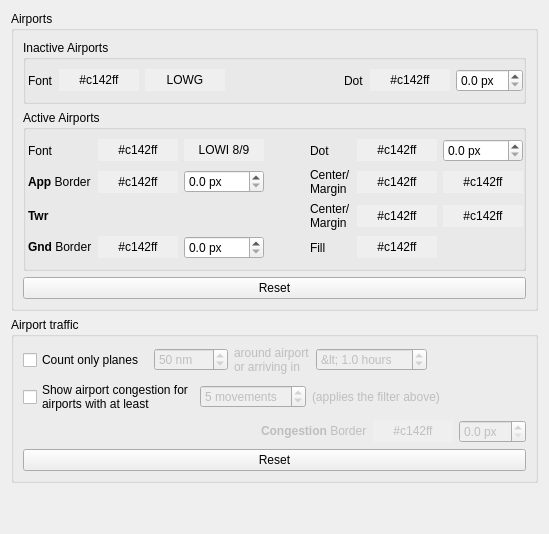
     <widget class="QWidget" name="display2Tab">
      <attribute name="title">
       <string>Display (Activity 1)</string>
      </attribute>
      <layout class="QVBoxLayout" name="verticalLayout_9">
       <item>
        <widget class="QGroupBox" name="groupBoxAirports">
         <property name="title">
          <string>Airports</string>
         </property>
         <layout class="QVBoxLayout" name="verticalLayout_5">
          <item>
           <widget class="QGroupBox" name="groupBox">
            <property name="title">
             <string>Inactive Airports</string>
            </property>
            <layout class="QGridLayout" name="gridLayout_11">
             <property name="leftMargin">
              <number>2</number>
             </property>
             <property name="rightMargin">
              <number>0</number>
             </property>
             <item row="0" column="0">
              <widget class="QLabel" name="label_52">
               <property name="text">
                <string>Font</string>
               </property>
               <property name="buddy">
                <cstring>pbInactAirportFontColor</cstring>
               </property>
              </widget>
             </item>
             <item row="0" column="1">
              <widget class="QPushButton" name="pbInactAirportFontColor">
               <property name="autoFillBackground">
                <bool>true</bool>
               </property>
               <property name="text">
                <string>#c142ff</string>
               </property>
               <property name="flat">
                <bool>true</bool>
               </property>
              </widget>
             </item>
             <item row="0" column="2">
              <widget class="QPushButton" name="pbInactAirportFont">
               <property name="autoFillBackground">
                <bool>true</bool>
               </property>
               <property name="text">
                <string>LOWG</string>
               </property>
               <property name="flat">
                <bool>true</bool>
               </property>
              </widget>
             </item>
             <item row="0" column="3">
              <spacer name="horizontalSpacer_5">
               <property name="orientation">
                <enum>Qt::Horizontal</enum>
               </property>
               <property name="sizeHint" stdset="0">
                <size>
                 <width>40</width>
                 <height>20</height>
                </size>
               </property>
              </spacer>
             </item>
             <item row="0" column="4">
              <widget class="QLabel" name="label_55">
               <property name="text">
                <string>Dot</string>
               </property>
               <property name="buddy">
                <cstring>pbInactAirportDotColor</cstring>
               </property>
              </widget>
             </item>
             <item row="0" column="5">
              <widget class="QPushButton" name="pbInactAirportDotColor">
               <property name="autoFillBackground">
                <bool>true</bool>
               </property>
               <property name="text">
                <string>#c142ff</string>
               </property>
               <property name="flat">
                <bool>true</bool>
               </property>
              </widget>
             </item>
             <item row="0" column="6">
              <widget class="QDoubleSpinBox" name="sbInactAirportDotSize">
               <property name="suffix">
                <string> px</string>
               </property>
               <property name="decimals">
                <number>1</number>
               </property>
               <property name="maximum">
                <double>10.000000000000000</double>
               </property>
               <property name="singleStep">
                <double>0.100000000000000</double>
               </property>
              </widget>
             </item>
            </layout>
           </widget>
          </item>
          <item>
           <widget class="QGroupBox" name="groupBox_2">
            <property name="title">
             <string>Active Airports</string>
            </property>
            <layout class="QGridLayout" name="gridLayout_12">
             <property name="leftMargin">
              <number>2</number>
             </property>
             <property name="rightMargin">
              <number>0</number>
             </property>
             <item row="0" column="0">
              <widget class="QLabel" name="label_19">
               <property name="text">
                <string>Font</string>
               </property>
               <property name="buddy">
                <cstring>pbAirportFontColor</cstring>
               </property>
              </widget>
             </item>
             <item row="0" column="1">
              <widget class="QPushButton" name="pbAirportFontColor">
               <property name="autoFillBackground">
                <bool>true</bool>
               </property>
               <property name="text">
                <string>#c142ff</string>
               </property>
               <property name="flat">
                <bool>true</bool>
               </property>
              </widget>
             </item>
             <item row="0" column="2">
              <widget class="QPushButton" name="pbAirportFont">
               <property name="autoFillBackground">
                <bool>true</bool>
               </property>
               <property name="text">
                <string>LOWI 8/9</string>
               </property>
               <property name="flat">
                <bool>true</bool>
               </property>
              </widget>
             </item>
             <item row="2" column="0">
              <widget class="QLabel" name="label_21">
               <property name="text">
                <string>&lt;b&gt;App&lt;/b&gt; Border</string>
               </property>
               <property name="textFormat">
                <enum>Qt::RichText</enum>
               </property>
               <property name="buddy">
                <cstring>pbAppBorderLineColor</cstring>
               </property>
              </widget>
             </item>
             <item row="2" column="1">
              <widget class="QPushButton" name="pbAppBorderLineColor">
               <property name="autoFillBackground">
                <bool>true</bool>
               </property>
               <property name="text">
                <string>#c142ff</string>
               </property>
               <property name="flat">
                <bool>true</bool>
               </property>
              </widget>
             </item>
             <item row="2" column="2">
              <widget class="QDoubleSpinBox" name="sbAppBorderLineStrength">
               <property name="suffix">
                <string> px</string>
               </property>
               <property name="decimals">
                <number>1</number>
               </property>
               <property name="maximum">
                <double>10.000000000000000</double>
               </property>
               <property name="singleStep">
                <double>0.100000000000000</double>
               </property>
              </widget>
             </item>
             <item row="3" column="0">
              <widget class="QLabel" name="label_25">
               <property name="text">
                <string>&lt;b&gt;Twr&lt;/b&gt;</string>
               </property>
               <property name="textFormat">
                <enum>Qt::RichText</enum>
               </property>
              </widget>
             </item>
             <item row="4" column="0">
              <widget class="QLabel" name="label_27">
               <property name="text">
                <string>&lt;b&gt;Gnd&lt;/b&gt; Border</string>
               </property>
               <property name="textFormat">
                <enum>Qt::RichText</enum>
               </property>
               <property name="buddy">
                <cstring>pbGndBorderLineColor</cstring>
               </property>
              </widget>
             </item>
             <item row="4" column="1">
              <widget class="QPushButton" name="pbGndBorderLineColor">
               <property name="autoFillBackground">
                <bool>true</bool>
               </property>
               <property name="text">
                <string>#c142ff</string>
               </property>
               <property name="flat">
                <bool>true</bool>
               </property>
              </widget>
             </item>
             <item row="4" column="2">
              <widget class="QDoubleSpinBox" name="sbGndBorderLineStrength">
               <property name="suffix">
                <string> px</string>
               </property>
               <property name="decimals">
                <number>1</number>
               </property>
               <property name="maximum">
                <double>10.000000000000000</double>
               </property>
               <property name="singleStep">
                <double>0.100000000000000</double>
               </property>
               <property name="value">
                <double>0.000000000000000</double>
               </property>
              </widget>
             </item>
             <item row="0" column="4">
              <widget class="QLabel" name="label_38">
               <property name="text">
                <string>Dot</string>
               </property>
               <property name="buddy">
                <cstring>pbAirportDotColor</cstring>
               </property>
              </widget>
             </item>
             <item row="0" column="5">
              <widget class="QPushButton" name="pbAirportDotColor">
               <property name="autoFillBackground">
                <bool>true</bool>
               </property>
               <property name="text">
                <string>#c142ff</string>
               </property>
               <property name="flat">
                <bool>true</bool>
               </property>
              </widget>
             </item>
             <item row="0" column="6">
              <widget class="QDoubleSpinBox" name="sbAirportDotSize">
               <property name="suffix">
                <string> px</string>
               </property>
               <property name="decimals">
                <number>1</number>
               </property>
               <property name="maximum">
                <double>10.000000000000000</double>
               </property>
               <property name="singleStep">
                <double>0.100000000000000</double>
               </property>
              </widget>
             </item>
             <item row="0" column="3">
              <spacer name="horizontalSpacer_8">
               <property name="orientation">
                <enum>Qt::Horizontal</enum>
               </property>
               <property name="sizeHint" stdset="0">
                <size>
                 <width>40</width>
                 <height>20</height>
                </size>
               </property>
              </spacer>
             </item>
             <item row="3" column="4">
              <widget class="QLabel" name="label_11">
               <property name="text">
                <string>Center/
Margin</string>
               </property>
               <property name="buddy">
                <cstring>pbTwrColorCenter</cstring>
               </property>
              </widget>
             </item>
             <item row="4" column="5">
              <widget class="QPushButton" name="pbGndFillColor">
               <property name="autoFillBackground">
                <bool>true</bool>
               </property>
               <property name="text">
                <string>#c142ff</string>
               </property>
               <property name="flat">
                <bool>true</bool>
               </property>
              </widget>
             </item>
             <item row="4" column="4">
              <widget class="QLabel" name="label_37">
               <property name="text">
                <string>Fill</string>
               </property>
               <property name="buddy">
                <cstring>pbGndFillColor</cstring>
               </property>
              </widget>
             </item>
             <item row="2" column="4">
              <widget class="QLabel" name="label_23">
               <property name="text">
                <string>Center/
Margin</string>
               </property>
               <property name="buddy">
                <cstring>pbAppColorCenter</cstring>
               </property>
              </widget>
             </item>
             <item row="2" column="5">
              <widget class="QPushButton" name="pbAppColorCenter">
               <property name="autoFillBackground">
                <bool>true</bool>
               </property>
               <property name="text">
                <string>#c142ff</string>
               </property>
               <property name="flat">
                <bool>true</bool>
               </property>
              </widget>
             </item>
             <item row="2" column="6">
              <widget class="QPushButton" name="pbAppColorMargin">
               <property name="autoFillBackground">
                <bool>true</bool>
               </property>
               <property name="text">
                <string>#c142ff</string>
               </property>
               <property name="flat">
                <bool>true</bool>
               </property>
              </widget>
             </item>
             <item row="3" column="6">
              <widget class="QPushButton" name="pbTwrColorMargin">
               <property name="autoFillBackground">
                <bool>true</bool>
               </property>
               <property name="text">
                <string>#c142ff</string>
               </property>
               <property name="flat">
                <bool>true</bool>
               </property>
              </widget>
             </item>
             <item row="3" column="5">
              <widget class="QPushButton" name="pbTwrColorCenter">
               <property name="autoFillBackground">
                <bool>true</bool>
               </property>
               <property name="text">
                <string>#c142ff</string>
               </property>
               <property name="flat">
                <bool>true</bool>
               </property>
              </widget>
             </item>
            </layout>
           </widget>
          </item>
          <item>
           <widget class="QPushButton" name="buttonResetAirport">
            <property name="toolTip">
             <string>Set standard values for all settings in this group.</string>
            </property>
            <property name="text">
             <string>Reset</string>
            </property>
           </widget>
          </item>
         </layout>
        </widget>
       </item>
       <item>
        <widget class="QGroupBox" name="groupBoxAirportTraffic">
         <property name="title">
          <string>Airport traffic</string>
         </property>
         <layout class="QVBoxLayout" name="verticalLayout_2">
          <item>
           <layout class="QGridLayout" name="gridLayout">
            <item row="1" column="1">
             <widget class="QSpinBox" name="spFilterDistance">
              <property name="enabled">
               <bool>false</bool>
              </property>
              <property name="suffix">
               <string> nm</string>
              </property>
              <property name="prefix">
               <string/>
              </property>
              <property name="maximum">
               <number>9999</number>
              </property>
              <property name="singleStep">
               <number>5</number>
              </property>
              <property name="value">
               <number>50</number>
              </property>
             </widget>
            </item>
            <item row="1" column="2">
             <widget class="QLabel" name="label_49">
              <property name="enabled">
               <bool>false</bool>
              </property>
              <property name="text">
               <string>around airport 
or arriving in </string>
              </property>
              <property name="buddy">
               <cstring>spFilterDistance</cstring>
              </property>
             </widget>
            </item>
            <item row="1" column="3">
             <widget class="QDoubleSpinBox" name="spFilterArriving">
              <property name="enabled">
               <bool>false</bool>
              </property>
              <property name="toolTip">
               <string>This depends on the calculated ETA for each plane.</string>
              </property>
              <property name="prefix">
               <string>&lt; </string>
              </property>
              <property name="suffix">
               <string> hours</string>
              </property>
              <property name="decimals">
               <number>1</number>
              </property>
              <property name="singleStep">
               <double>0.100000000000000</double>
              </property>
              <property name="value">
               <double>1.000000000000000</double>
              </property>
             </widget>
            </item>
            <item row="1" column="4">
             <spacer name="horizontalSpacer_2">
              <property name="orientation">
               <enum>Qt::Horizontal</enum>
              </property>
              <property name="sizeHint" stdset="0">
               <size>
                <width>40</width>
                <height>20</height>
               </size>
              </property>
             </spacer>
            </item>
            <item row="1" column="0">
             <widget class="QCheckBox" name="cbFilterTraffic">
              <property name="toolTip">
               <string>This applies to the numbers shown beneath an airport on the map.</string>
              </property>
              <property name="text">
               <string>Count only planes </string>
              </property>
             </widget>
            </item>
           </layout>
          </item>
          <item>
           <layout class="QGridLayout" name="gridLayout_2">
            <property name="horizontalSpacing">
             <number>6</number>
            </property>
            <item row="1" column="0">
             <widget class="QCheckBox" name="cbShowCongestion">
              <property name="toolTip">
               <string>Those 'congestion rings' shall give you a visual hint about the traffic an airports receives at the moment.</string>
              </property>
              <property name="text">
               <string>Show airport congestion for 
airports with at least</string>
              </property>
             </widget>
            </item>
            <item row="1" column="1">
             <widget class="QSpinBox" name="sbCongestionMinimum">
              <property name="enabled">
               <bool>false</bool>
              </property>
              <property name="toolTip">
               <string>Taking into account the 'counting' above. That may mean: draw a congestion ring only if more than 5 planes are arriving in the next hour.</string>
              </property>
              <property name="suffix">
               <string> movements</string>
              </property>
              <property name="minimum">
               <number>1</number>
              </property>
              <property name="value">
               <number>5</number>
              </property>
             </widget>
            </item>
            <item row="1" column="3">
             <spacer name="horizontalSpacer_3">
              <property name="orientation">
               <enum>Qt::Horizontal</enum>
              </property>
              <property name="sizeHint" stdset="0">
               <size>
                <width>40</width>
                <height>20</height>
               </size>
              </property>
             </spacer>
            </item>
            <item row="1" column="2">
             <widget class="QLabel" name="label_57">
              <property name="enabled">
               <bool>false</bool>
              </property>
              <property name="text">
               <string>(applies the filter above)</string>
              </property>
             </widget>
            </item>
           </layout>
          </item>
          <item>
           <layout class="QGridLayout" name="gridLayout_4">
            <property name="horizontalSpacing">
             <number>6</number>
            </property>
            <item row="0" column="1">
             <widget class="QLabel" name="label_59">
              <property name="enabled">
               <bool>false</bool>
              </property>
              <property name="text">
               <string>&lt;b&gt;Congestion&lt;/b&gt; Border</string>
              </property>
              <property name="textFormat">
               <enum>Qt::RichText</enum>
              </property>
              <property name="buddy">
               <cstring>pbCongestionBorderLineColor</cstring>
              </property>
             </widget>
            </item>
            <item row="0" column="2">
             <widget class="QPushButton" name="pbCongestionBorderLineColor">
              <property name="enabled">
               <bool>false</bool>
              </property>
              <property name="toolTip">
               <string>Color of the congestion ring.</string>
              </property>
              <property name="autoFillBackground">
               <bool>true</bool>
              </property>
              <property name="text">
               <string>#c142ff</string>
              </property>
              <property name="flat">
               <bool>true</bool>
              </property>
             </widget>
            </item>
            <item row="0" column="3">
             <widget class="QDoubleSpinBox" name="sbCongestionBorderLineStrength">
              <property name="enabled">
               <bool>false</bool>
              </property>
              <property name="toolTip">
               <string>Line Strength of the congestion ring.</string>
              </property>
              <property name="suffix">
               <string> px</string>
              </property>
              <property name="decimals">
               <number>1</number>
              </property>
              <property name="maximum">
               <double>10.000000000000000</double>
              </property>
              <property name="singleStep">
               <double>0.100000000000000</double>
              </property>
             </widget>
            </item>
            <item row="0" column="0">
             <spacer name="horizontalSpacer_4">
              <property name="orientation">
               <enum>Qt::Horizontal</enum>
              </property>
              <property name="sizeHint" stdset="0">
               <size>
                <width>40</width>
                <height>20</height>
               </size>
              </property>
             </spacer>
            </item>
           </layout>
          </item>
          <item>
           <widget class="QPushButton" name="buttonResetAirportTraffic">
            <property name="toolTip">
             <string>Set standard values for all settings in this group.</string>
            </property>
            <property name="text">
             <string>Reset</string>
            </property>
           </widget>
          </item>
         </layout>
        </widget>
       </item>
       <item>
        <spacer name="verticalSpacer_3">
         <property name="orientation">
          <enum>Qt::Vertical</enum>
         </property>
         <property name="sizeHint" stdset="0">
          <size>
           <width>20</width>
           <height>40</height>
          </size>
         </property>
        </spacer>
       </item>
      </layout>
      <zorder>groupBoxAirports</zorder>
      <zorder>groupBoxAirportTraffic</zorder>
      <zorder>verticalSpacer_3</zorder>
     </widget>
